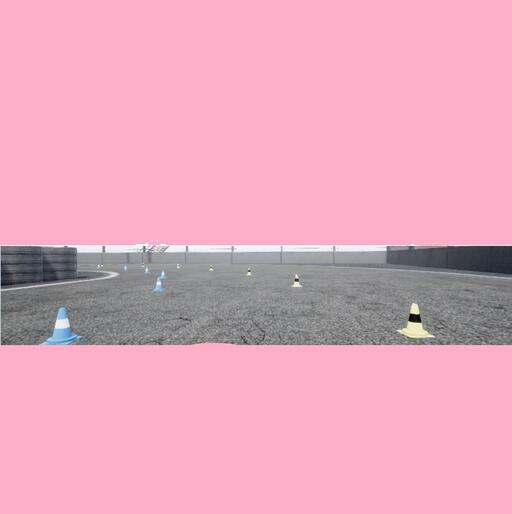
#> input picture _old/development/yolo_perception/testImage.jpg, 512 x 514 px
$ python -i img_processing.py   (imports and definitions only)
#> lines starting #> are read from the running program, lines starting #| are printed output that depends on the picture
#> further down, picture is the input picture: shape (514, 512, 3); mean B, G, R 188.8, 166.5, 230.6
# import python libraries
import cv2
import numpy as np

# HSV limits
orange_low = np.array([0, 100, 50])
orange_high = np.array([15, 255, 255])

# used for removing noise via erode/dilate
kernel = np.ones((3, 3), np.uint8)

min_box_sizes = 3 # pixels

def feature_extract(gauss_frame):
    # mask orange cones
    mask = cv2.inRange(gauss_frame, orange_low, orange_high)
    corrected = cv2.erode(cv2.dilate(mask, kernel, iterations=1) , kernel, iterations=1)

    return corrected


def bounds(bounding_box_frame, cones, mask):
    # find contours from edges
    contours, _ = cv2.findContours(mask, cv2.RETR_EXTERNAL, cv2.CHAIN_APPROX_NONE)

    # find bounding boxes from contours
    rects = list() # create blank list of rectangles
    for i in range(len(contours)):
        [x,y,w,h] = cv2.boundingRect(contours[i])

        # box size cutoff
        min_pix_size = 0 # can change based on sim image
        if w > min_pix_size and h > min_pix_size:
            # append rectangle geometry twice to ensure rectangle groupings will
            # show initially non-overlapping rectangles
            rects.append([x,y,x+w,y+h])

        # draw rectangles for segments (green rectangle to distinguish)
        # cv2.rectangle(bounding_box_frame, (x, y), (x+w, y+h), (0, 204, 0), 2)

    # for r in results:
    for r in rects:
        left_edge = r[0] # left of rect at initial x coord (top left of rect)
        right_edge = r[2] # right at final x coord
        top_edge = r[1] # top at initial y coord
        bottom_edge = r[3] # bottom at final y coord

        width = right_edge - left_edge # width and hight in pixels
        height = bottom_edge - top_edge
        x_centroid = int(left_edge + width / 2) # centre of rectangle
        y_centroid = int(top_edge + height / 2)

        # only take whole objects, not false positives
        if width>min_box_sizes and height>min_box_sizes:
            # draw rectangle with object geometry
            cv2.rectangle(
                bounding_box_frame, # image to draw on
                (left_edge, top_edge), (right_edge, bottom_edge), # geometry to draw between
                (0, 255, 0), 1) # colour and thickness of box (pixels)

            # append object properties to array
            cones.append([x_centroid, y_centroid, left_edge, top_edge, width, height])

    return [bounding_box_frame, cones] # return bounds for each object + drawn-on frame


def cam_main(frame):
    # used to crop frame to only required area
    h, w, _ = frame.shape
#> h = 514; w = 512

    left_frame = frame[0:h, 0:int(w/2-1)]
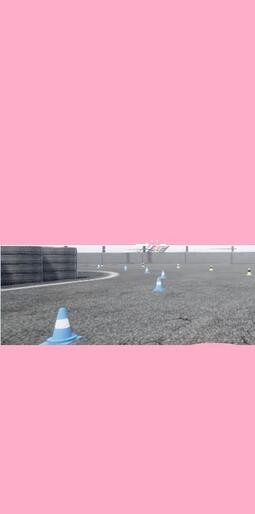
#> left_frame: shape (514, 255, 3); mean B, G, R 189.3, 166.9, 230.8
    right_frame = frame[0:h, int(w/2):w]
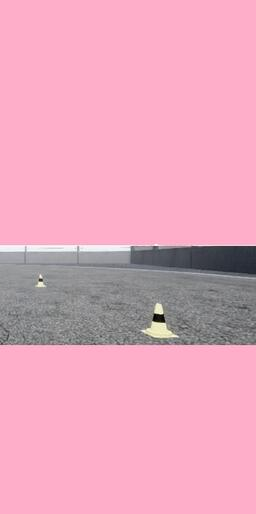
#> right_frame: shape (514, 256, 3); mean B, G, R 188.3, 166.2, 230.5

    bounding_box_frame = np.copy(left_frame) # frame to display on

    # convert to hsv
    current_hsv = cv2.cvtColor(left_frame, cv2.COLOR_BGR2HSV)
#> current_hsv: shape (514, 255, 3); mean H, S, V 156.7, 66.9, 232
    gauss_frame = cv2.GaussianBlur(current_hsv, (3,3), cv2.BORDER_DEFAULT)
#> gauss_frame: shape (514, 255, 3); mean H, S, V 156.7, 66.9, 232

    cones = list() # init blank list of cones
    # gets updated each time a new cone is found

    # retrieves the mask and edges for each colour from sub module function
    corrected = feature_extract(gauss_frame)
#> in feature_extract, `mask = cv2.inRange(gauss_frame, orange_low, orange_high)`: mask: shape (514, 255); every value is 0

    # retrieves the rectangular bounding boxes for each colour as well as
    # drawing to the displayed frame from sub module function
    [bounding_box_frame, cones] = bounds(bounding_box_frame, cones, corrected)
#> in bounds, `contours, _ = cv2.findContours(mask, cv2.RETR_EXTERNAL, cv2.CHAIN_APPR..`: contours = []
#> cones = []

    # for cone in cones:
    #     intensity = depth_frame[cone[1], cone[0]]

    #     string = "depth: " + str(intensity)
    #     cv2.putText(
    #         bounding_box_frame, string, # frame to draw on, label to draw
    #         (cone[2], cone[3]-5), # position
    #         cv2.FONT_HERSHEY_SIMPLEX, 0.4, # font, font size
    #         (0, 255, 0), 1) # red font colour, thickness 1

    return [cones, bounding_box_frame, left_frame]

>>> import cv2
>>> picture = cv2.imread('../../../../_old/development/yolo_perception/testImage.jpg')
>>> result = cam_main(picture)
#> result = 3 items
